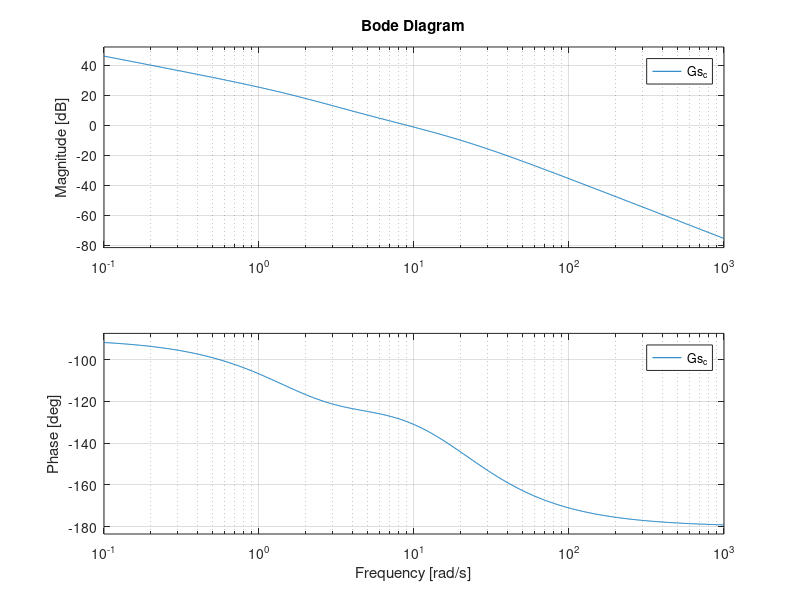
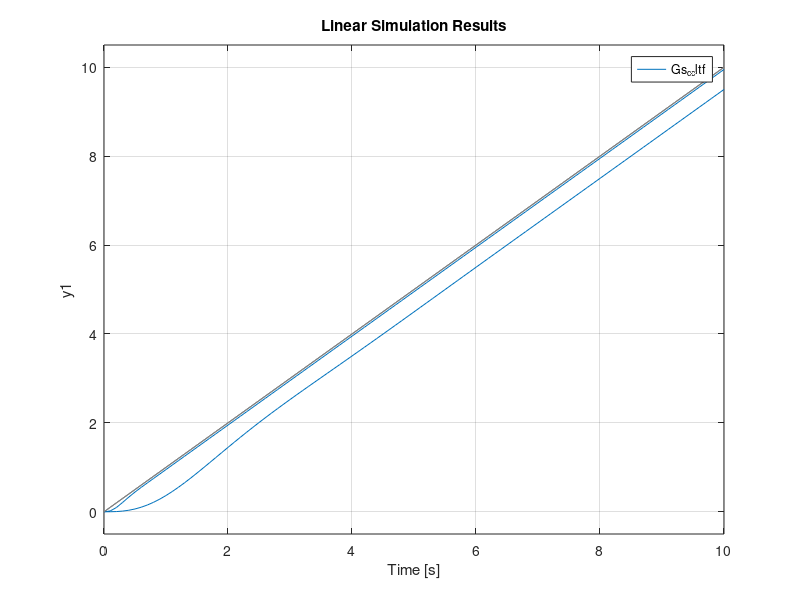

These charts were generated, in order, by the following MATLAB code:
clc;
clear;
close all;
z1=[];p1=[0;-2];k1=[4];
Gs=zpk(z1,p1,k1); % oltf
Gs_cltf=feedback(Gs,1);% cltf
subplot(121)
bode(Gs); %bode plot
z2=[-4.4];p2=[-18.3];k2=[41.7];
Gcs=zpk(z2,p2,k2);
Gs_c=Gcs*Gs;
subplot(122)
bode(Gs_c);
Gs_c_cltf=feedback(Gs_c,1);
figure;
t=0:0.1:10;
lsim(Gs_cltf,t,t)
hold on;
lsim(Gs_c_cltf,t,t);
